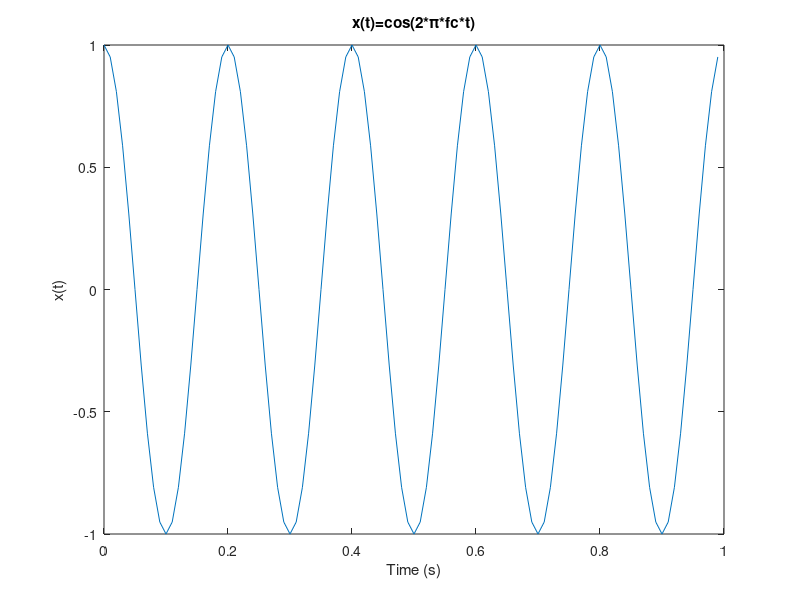

This chart was generated by the following MATLAB code:
fs=100;
ts=1/fs;
t_start=0;
t_end=1;
T=t_end-t_start;
N = fs * T;
t = t_start:ts:t_end-ts;
f = -fs/2:fs/N:fs/2-fs/N;
fc=5;
x=cos(2*pi*fc*t);
plot(t,x);
title('x(t)=cos(2*\pi*fc*t)');
xlabel('Time (s)');
ylabel 'x(t)';